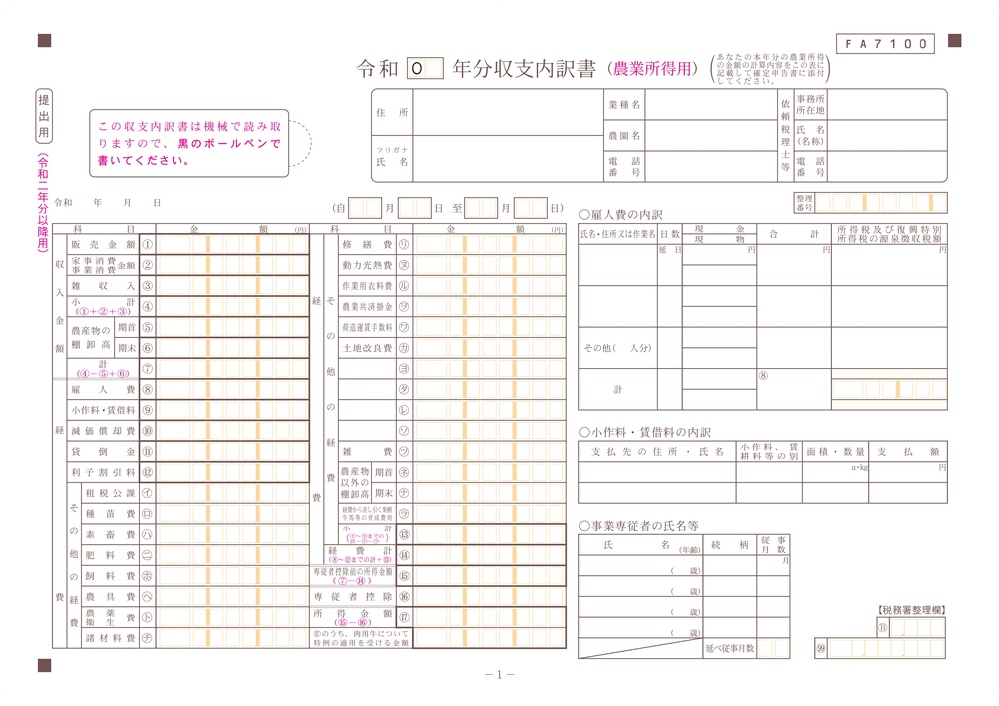
#> input picture image/A/1.jpg, 999 x 706 px, shrunk from 3509 x 2480 before the run; its folder holds only this picture in this run
$ python test_capture_formA.py
#> lines starting #> are read from the running program, lines starting #| are printed output that depends on the picture; after the words box and inside, x2 and y2 are one past the last pixel; in counts of white or black regions, pixels touching at a corner belong together
#!/usr/bin/env python
# -*- coding: utf-8 -*-
"""
フォームA画像の3点マーク検出テストプログラム（改善版）

目的:
- image/Aディレクトリの画像から3点マーク（黒い四角形）を検出
- 上左、上右、下左の3箇所にあるマーカーを検出
- 検出部分にボックスを描画

改善点:
- 複数の二値化方法を試行（適応的閾値、Otsu法など）
- 閾値を緩和して色違いの画像にも対応
- 描画線を太くする
"""

import cv2
import numpy as np
import os
import sys
import time

# Windows環境でUTF-8を強制
os.environ['PYTHONIOENCODING'] = 'utf-8'
if sys.stdout:
    sys.stdout.reconfigure(encoding='utf-8')


def detect_filled_square_markers(image, target_corners=['top_left', 'top_right', 'bottom_left']):
    """
    塗りつぶしの四角マーカー（3点マーク）を検出する（改善版）

    Args:
        image: OpenCV画像（BGR形式）
        target_corners: 検出対象のコーナー

    Returns:
        list: 検出された四角マーカーの情報リスト
    """
    gray = cv2.cvtColor(image, cv2.COLOR_BGR2GRAY)
    image_height, image_width = image.shape[:2]

    markers = []

    # 複数の二値化方法を試行
    binary_images = []

    # 方法1: 固定閾値（低め - 薄いマーカー用）
    _, binary1 = cv2.threshold(gray, 50, 255, cv2.THRESH_BINARY_INV)
    binary_images.append(('固定閾値50', binary1))

    # 方法2: 固定閾値（中程度）
    _, binary2 = cv2.threshold(gray, 80, 255, cv2.THRESH_BINARY_INV)
    binary_images.append(('固定閾値80', binary2))

    # 方法3: 固定閾値（高め）
    _, binary3 = cv2.threshold(gray, 120, 255, cv2.THRESH_BINARY_INV)
    binary_images.append(('固定閾値120', binary3))

    # 方法4: Otsu法
    _, binary4 = cv2.threshold(gray, 0, 255, cv2.THRESH_BINARY_INV + cv2.THRESH_OTSU)
    binary_images.append(('Otsu', binary4))

    # 方法5: 適応的閾値（ブロックサイズ小）
    binary5 = cv2.adaptiveThreshold(gray, 255, cv2.ADAPTIVE_THRESH_GAUSSIAN_C,
                                     cv2.THRESH_BINARY_INV, 21, 8)
    binary_images.append(('適応的21', binary5))

    # 方法6: 適応的閾値（ブロックサイズ大）
    binary6 = cv2.adaptiveThreshold(gray, 255, cv2.ADAPTIVE_THRESH_GAUSSIAN_C,
                                     cv2.THRESH_BINARY_INV, 51, 10)
    binary_images.append(('適応的51', binary6))

    # 画像の4隅の領域を定義（画像端から15%の範囲）
    corner_margin_x = int(image_width * 0.15)
    corner_margin_y = int(image_height * 0.15)

    corners = {
        'top_left': (0, 0, corner_margin_x, corner_margin_y),
        'top_right': (image_width - corner_margin_x, 0, image_width, corner_margin_y),
        'bottom_left': (0, image_height - corner_margin_y, corner_margin_x, image_height),
        'bottom_right': (image_width - corner_margin_x, image_height - corner_margin_y, image_width, image_height)
    }

    # マーカーサイズの範囲（画像サイズに基づく）
    min_size = min(image_width, image_height) * 0.005
    max_size = min(image_width, image_height) * 0.08
    min_area = min_size ** 2
    max_area = max_size ** 2

    found_corners = {}  # コーナーごとに最良のマーカーを保持

    for method_name, binary in binary_images:
        # モルフォロジー演算
        kernel = np.ones((3, 3), np.uint8)
        binary_clean = cv2.morphologyEx(binary, cv2.MORPH_CLOSE, kernel)
        binary_clean = cv2.morphologyEx(binary_clean, cv2.MORPH_OPEN, kernel)

        contours, _ = cv2.findContours(binary_clean, cv2.RETR_EXTERNAL, cv2.CHAIN_APPROX_SIMPLE)

        for contour in contours:
            x, y, w, h = cv2.boundingRect(contour)
            area = w * h
            contour_area = cv2.contourArea(contour)

            if min_area < contour_area < max_area:
                aspect_ratio = float(w) / h if h > 0 else 0
                # アスペクト比を緩和（0.4〜2.5）
                if 0.4 < aspect_ratio < 2.5:
                    cx = x + w // 2
                    cy = y + h // 2

                    corner_name = None
                    for name, (x1, y1, x2, y2) in corners.items():
                        if x1 <= cx <= x2 and y1 <= cy <= y2:
                            corner_name = name
                            break

                    if corner_name in target_corners:
                        fill_ratio = contour_area / area if area > 0 else 0

                        # 塗りつぶし率を緩和（0.4以上）
                        if fill_ratio > 0.4:
                            mask = np.zeros(gray.shape, dtype=np.uint8)
                            cv2.drawContours(mask, [contour], 0, 255, -1)
                            mean_val = cv2.mean(gray, mask=mask)[0]

                            # 輝度閾値を緩和（180未満）
                            if mean_val < 180:
                                epsilon = 0.05 * cv2.arcLength(contour, True)
                                approx = cv2.approxPolyDP(contour, epsilon, True)

                                # スコア計算
                                aspect_score = 1.0 - abs(aspect_ratio - 1.0) * 0.5
                                fill_score = fill_ratio
                                intensity_score = (180 - mean_val) / 180.0
                                score = aspect_score * 0.25 + fill_score * 0.35 + intensity_score * 0.4

                                marker_info = {
                                    'contour': contour,
                                    'approx': approx,
                                    'area': contour_area,
                                    'center': (cx, cy),
                                    'bbox': (x, y, w, h),
                                    'corner': corner_name,
                                    'aspect_ratio': aspect_ratio,
                                    'fill_ratio': fill_ratio,
                                    'mean_intensity': mean_val,
                                    'vertices': len(approx),
                                    'score': score,
                                    'method': method_name
                                }

                                # 既存のマーカーよりスコアが高ければ更新
                                if corner_name not in found_corners or score > found_corners[corner_name]['score']:
                                    found_corners[corner_name] = marker_info

    # 見つかったマーカーをリストに変換
    markers = list(found_corners.values())
    return markers


def draw_detections(image, markers):
    """
    検出結果を画像に描画する（線を太くする）
    """
    result = image.copy()

    height, width = image.shape[:2]
    scale = min(width, height) / 1000.0
    font_scale = max(0.8, scale * 1.0)
    # 線の太さを大幅に増加
    thickness = max(8, int(scale * 10))
    font_thickness = max(3, int(scale * 4))

    # マーカーの描画（赤色、太い線）
    for i, marker in enumerate(markers):
        x, y, w, h = marker['bbox']
        cv2.rectangle(result, (x, y), (x + w, y + h), (0, 0, 255), thickness)

        corner = marker['corner'] if marker['corner'] else 'unknown'
        label = f"M{i+1}:{corner}"
        label_y = max(y - 20, 50)
        cv2.putText(result, label, (x, label_y),
                   cv2.FONT_HERSHEY_SIMPLEX, font_scale, (0, 0, 255), font_thickness)

    return result


def process_image(image_path, output_dir=None):
    """
    画像を処理してマーカーを検出する
    """
    start_time = time.time()

    image = cv2.imread(image_path)
    if image is None:
        print(f"  [エラー] 画像を読み込めませんでした: {image_path}")
        return None

    height, width = image.shape[:2]

    # 3点マーカー検出（上左、上右、下左）
    expected_corners = ['top_left', 'top_right', 'bottom_left']
    markers = detect_filled_square_markers(image, expected_corners)

    process_time = time.time() - start_time

    result_image = draw_detections(image, markers)

    if output_dir:
        os.makedirs(output_dir, exist_ok=True)
        filename = os.path.basename(image_path)
        output_path = os.path.join(output_dir, f"detected_{filename}")
        cv2.imwrite(output_path, result_image)

    return {
        'image_path': image_path,
        'size': (width, height),
        'markers': markers,
        'process_time': process_time,
        'result_image': result_image
    }


def main():
    """メイン関数"""
    print("="*70)
    print("フォームA画像 - 3点マーク検出テスト（改善版）")
    print("="*70)

    # image/Aディレクトリのみをテスト
    base_dir = os.path.dirname(__file__)
    image_dir = os.path.join(base_dir, "image", "A")
    output_dir = os.path.join(base_dir, "output", "formA_test")

    # 画像ファイルを取得
    all_files = []
    for i in range(1, 7):
        image_path = os.path.join(image_dir, f"{i}.jpg")
        if os.path.exists(image_path):
            all_files.append(image_path)

    if not all_files:
        print(f"\n[エラー] 画像が見つかりません: {image_dir}")
        return

    print(f"\n検出対象: image/A ディレクトリ（3点マーク検出）")
    print(f"画像数: {len(all_files)}枚")
    print("-"*70)

    results = []
    total_start = time.time()

    for image_path in all_files:
        filename = os.path.basename(image_path)

        result = process_image(image_path, output_dir)
#> in process_image, image is the input picture: shape (706, 999, 3); mean B, G, R 242.8, 244, 246.1
#> in detect_filled_square_markers, `_, binary1 = cv2.threshold(gray, 50, 255, cv2.THRESH_BINARY_INV)`:
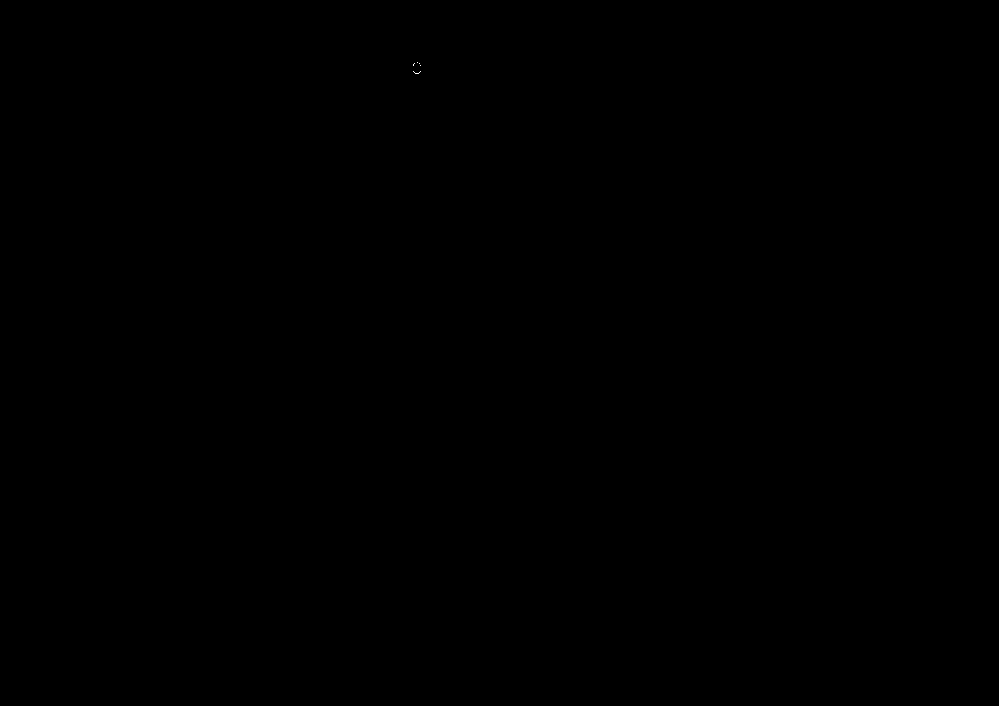
#> binary1: shape (706, 999); 0% white in thin lines or dots, all inside (x1, y1, x2, y2) = (413, 62, 421, 74)
#> in detect_filled_square_markers, `_, binary4 = cv2.threshold(gray, 0, 255, cv2.THRESH_BINARY_INV + cv2.T..`:
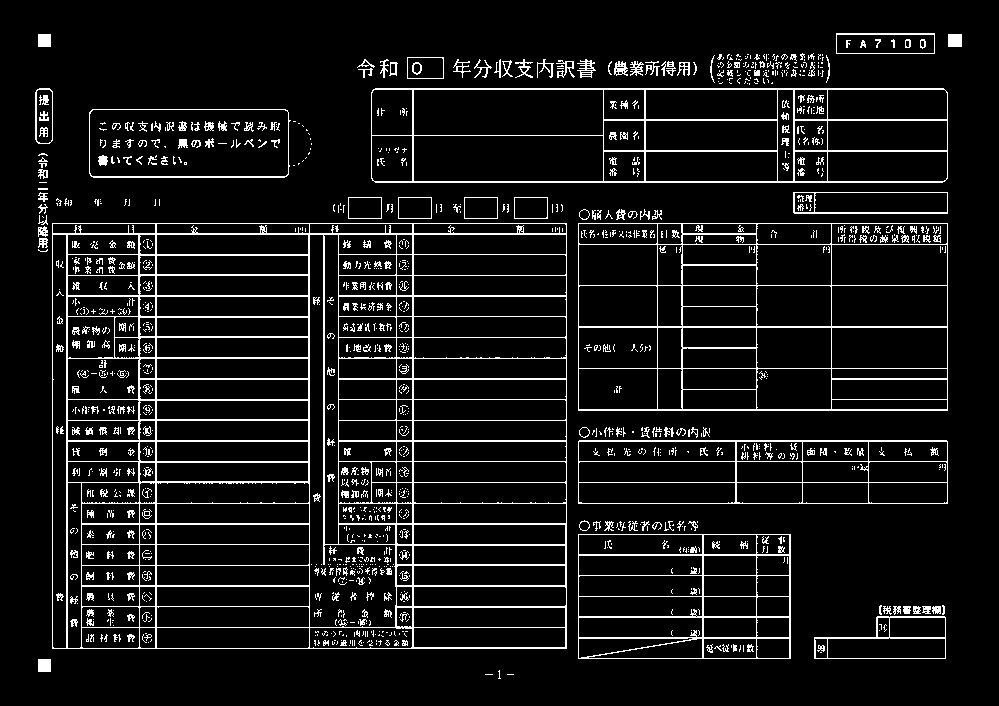
#> binary4: shape (706, 999); 8.2% white in thin lines or dots, all inside (x1, y1, x2, y2) = (35, 33, 962, 679)
#> in detect_filled_square_markers, `binary5 = cv2.adaptiveThreshold(gray, 255, cv2.ADAPTIVE_THRESH_GAUSSIA..`:
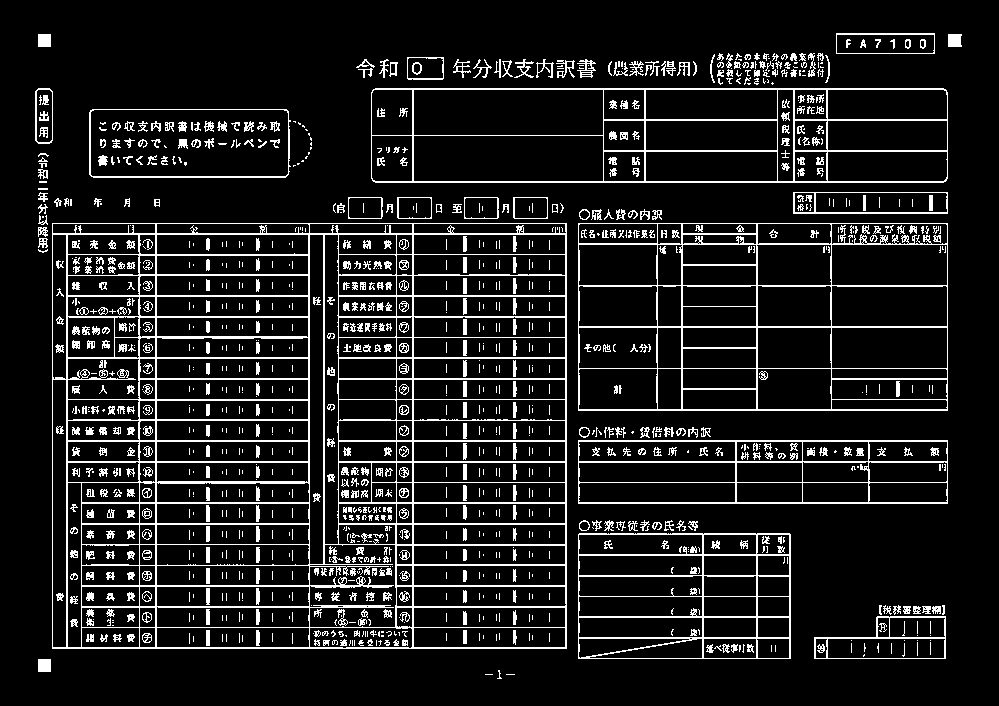
#> binary5: shape (706, 999); 10.9% white in thin lines or dots, all inside (x1, y1, x2, y2) = (35, 33, 962, 679)
#> in detect_filled_square_markers, `binary6 = cv2.adaptiveThreshold(gray, 255, cv2.ADAPTIVE_THRESH_GAUSSIA..`:
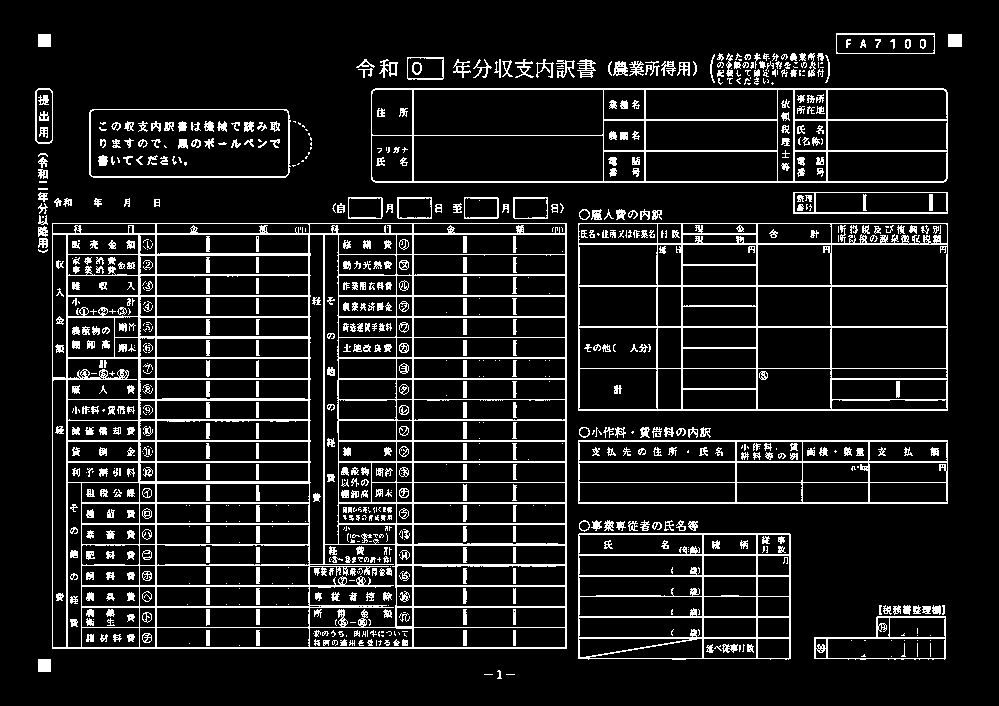
#> binary6: shape (706, 999); 11.2% white in thin lines or dots, all inside (x1, y1, x2, y2) = (35, 33, 962, 679)
#> the loop in detect_filled_square_markers, `for method_name, binary in binary_images:` made 6 passes
#> method_name on passes 1 to 6: '固定閾値50', '固定閾値80', '固定閾値120', 'Otsu', '適応的21', '適応的51'
#> after the loop in detect_filled_square_markers, `for method_name, binary in binary_images:`:
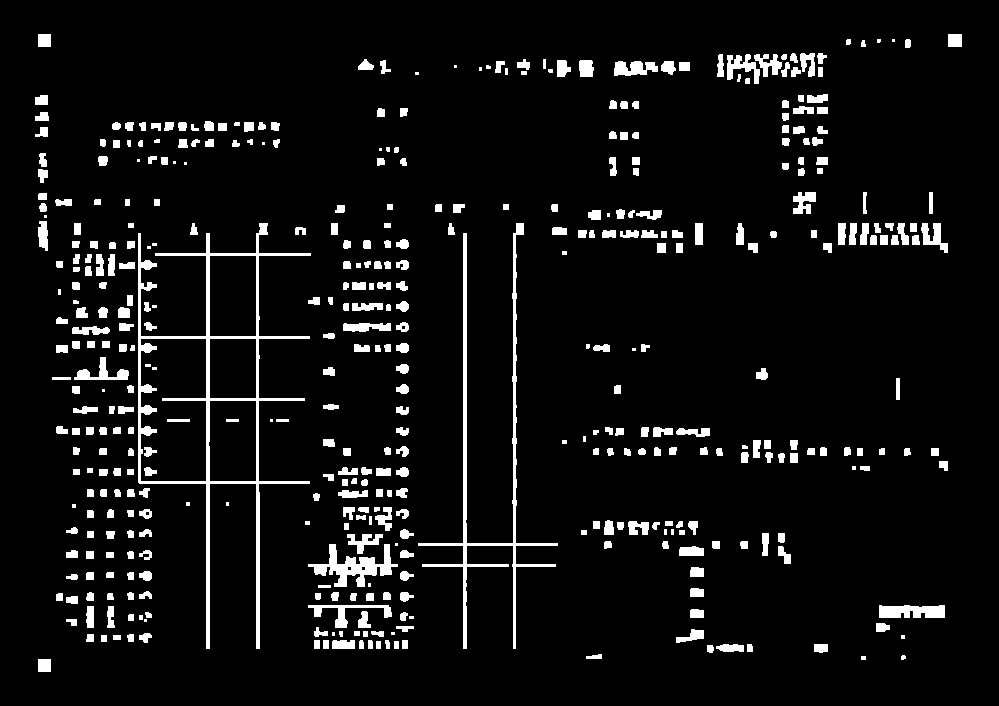
#> binary_clean: shape (706, 999); 6.4% white; 445 white regions (39 under 20 px), largest, box (x1, y1, x2, y2) and area: (138, 223, 311, 649) 6388, (418, 223, 558, 649) 3864, (308, 544, 398, 587) 1483
#> after the loop in detect_filled_square_markers, `for method_name, binary in binary_images:`: found_corners = 3 items
#> in draw_detections, `height, width = image.shape[:2]`: height = 706; width = 999
#> in draw_detections, `scale = min(width, height) / 1000.0`: scale = 0.706
#> in draw_detections, `font_scale = max(0.8, scale * 1.0)`: font_scale = 0.8
#> in draw_detections, `thickness = max(8, int(scale * 10))`: thickness = 8
#> in draw_detections, `font_thickness = max(3, int(scale * 4))`: font_thickness = 3
#> the loop in draw_detections, `for i, marker in enumerate(markers):` made 3 passes
#> (x, y, corner, label, label_y) on passes 1 to 3: (38, 659, 'bottom_left', 'M1:bottom_left', 639), (948, 34, 'top_right', 'M2:top_right', 50), (38, 34, 'top_left', 'M3:top_left', 50)
#> after the loop in draw_detections, `for i, marker in enumerate(markers):`:
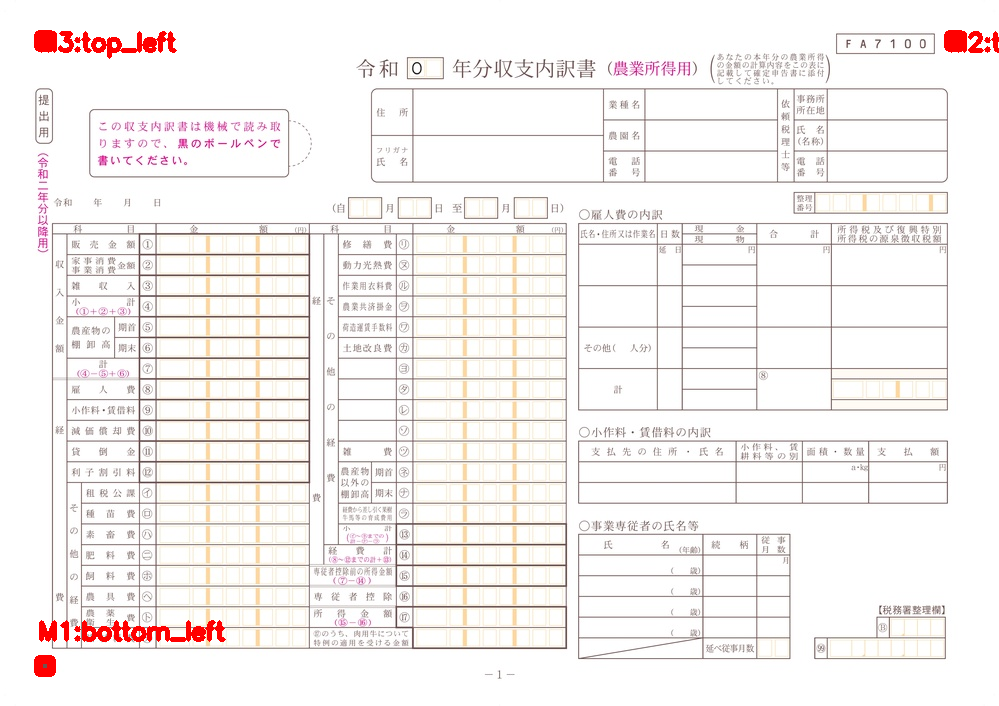
#> result: shape (706, 999, 3); 0.75% of pixels changed, all inside (x1, y1, x2, y2) = (34, 30, 999, 677)
#> result = 5 items
        if result:
            results.append(result)

            marker_count = len(result['markers'])
#> marker_count = 3
            status = "✓" if marker_count == 3 else f"✗({marker_count}/3)"
#> status = '✓'
            markers_str = ", ".join([m['corner'] for m in result['markers']])

            print(f"  {filename}: {result['size'][0]}x{result['size'][1]}, "
                  f"マーカー: {status} [{markers_str}], "
                  f"時間: {result['process_time']*1000:.0f}ms")
#|   1.jpg: 999x706, マーカー: ✓ [bottom_left, top_right, top_left], 時間: 332ms

    total_time = time.time() - total_start

    # 結果サマリー
    print("\n" + "="*70)
    print("検出結果サマリー")
    print("="*70)

    success_count = sum(1 for r in results if len(r['markers']) == 3)
#> success_count = 1
    avg_time = sum(r['process_time'] for r in results) / len(results) if results else 0
#> avg_time = 0.332

    print(f"\n成功: {success_count}/{len(results)} ({success_count/len(results)*100:.1f}%)")
#| 成功: 1/1 (100.0%)
    print(f"平均処理時間: {avg_time*1000:.0f}ms/枚")
#| 平均処理時間: 332ms/枚
    print(f"総処理時間: {total_time:.1f}秒")
    print(f"出力先: {output_dir}")

    # 詳細表示
    print("\n【詳細】")
    for result in results:
        filename = os.path.basename(result['image_path'])
        marker_count = len(result['markers'])
        status = "✓ 成功" if marker_count == 3 else f"✗ 失敗({marker_count}/3)"
        markers_str = ", ".join([f"{m['corner']}({m['method']})" for m in result['markers']])
        print(f"  {filename}: {status}")
        if result['markers']:
            print(f"    検出: [{markers_str}]")
#> this loop made 1 pass
#> (marker_count, status) on pass 1: (3, '✓ 成功')
#> (printed output is left out)

    print("\n" + "="*70)
    print("テスト完了")
    print("="*70)


if __name__ == "__main__":
    main()
